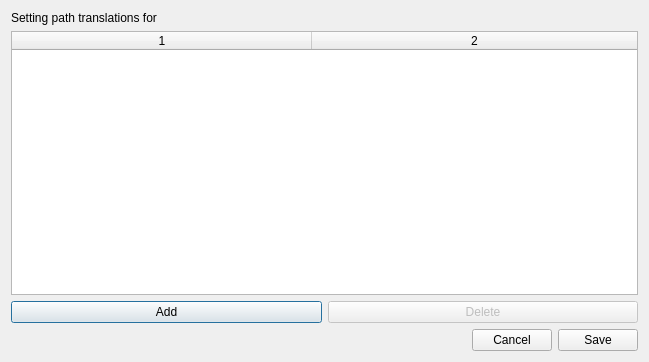
<?xml version="1.0" encoding="UTF-8"?>
<ui version="4.0">
 <class>EditTransBase</class>
 <widget class="QDialog" name="EditTransBase">
  <property name="geometry">
   <rect>
    <x>0</x>
    <y>0</y>
    <width>649</width>
    <height>362</height>
   </rect>
  </property>
  <property name="windowTitle">
   <string>Path Translations</string>
  </property>
  <layout class="QVBoxLayout" name="verticalLayout_2">
   <item>
    <layout class="QVBoxLayout" name="verticalLayout">
     <item>
      <widget class="QLabel" name="whatIdxLA">
       <property name="text">
        <string>Setting path translations for </string>
       </property>
       <property name="wordWrap">
        <bool>false</bool>
       </property>
      </widget>
     </item>
     <item>
      <widget class="QTableWidget" name="transTW">
       <property name="toolTip">
        <string>Select one or several file types, then use the controls in the frame below to change how they are processed</string>
       </property>
       <property name="frameShape">
        <enum>QFrame::StyledPanel</enum>
       </property>
       <property name="frameShadow">
        <enum>QFrame::Sunken</enum>
       </property>
       <property name="editTriggers">
        <set>QAbstractItemView::NoEditTriggers</set>
       </property>
       <property name="selectionMode">
        <enum>QAbstractItemView::ExtendedSelection</enum>
       </property>
       <property name="selectionBehavior">
        <enum>QAbstractItemView::SelectRows</enum>
       </property>
       <property name="showGrid">
        <bool>true</bool>
       </property>
       <property name="sortingEnabled">
        <bool>true</bool>
       </property>
       <property name="columnCount">
        <number>2</number>
       </property>
       <property name="allColumnsShowFocus" stdset="0">
        <bool>true</bool>
       </property>
       <property name="showSortIndicator" stdset="0">
        <bool>false</bool>
       </property>
       <attribute name="horizontalHeaderDefaultSectionSize">
        <number>300</number>
       </attribute>
       <attribute name="horizontalHeaderMinimumSectionSize">
        <number>20</number>
       </attribute>
       <attribute name="horizontalHeaderShowSortIndicator" stdset="0">
        <bool>false</bool>
       </attribute>
       <attribute name="horizontalHeaderStretchLastSection">
        <bool>true</bool>
       </attribute>
       <attribute name="verticalHeaderVisible">
        <bool>false</bool>
       </attribute>
       <column/>
       <column/>
      </widget>
     </item>
     <item>
      <layout class="QHBoxLayout" name="horizontalLayout_2">
       <item>
        <widget class="QPushButton" name="addPB">
         <property name="text">
          <string>Add</string>
         </property>
        </widget>
       </item>
       <item>
        <widget class="QPushButton" name="delPB">
         <property name="enabled">
          <bool>false</bool>
         </property>
         <property name="text">
          <string>Delete</string>
         </property>
        </widget>
       </item>
      </layout>
     </item>
     <item>
      <layout class="QHBoxLayout" name="horizontalLayout">
       <item>
        <spacer name="horizontalSpacer">
         <property name="orientation">
          <enum>Qt::Horizontal</enum>
         </property>
         <property name="sizeHint" stdset="0">
          <size>
           <width>40</width>
           <height>20</height>
          </size>
         </property>
        </spacer>
       </item>
       <item>
        <widget class="QPushButton" name="cancelPB">
         <property name="text">
          <string>Cancel</string>
         </property>
        </widget>
       </item>
       <item>
        <widget class="QPushButton" name="savePB">
         <property name="text">
          <string>Save</string>
         </property>
        </widget>
       </item>
      </layout>
     </item>
    </layout>
   </item>
  </layout>
 </widget>
 <layoutdefault spacing="6" margin="11"/>
 <resources/>
 <connections/>
</ui>
